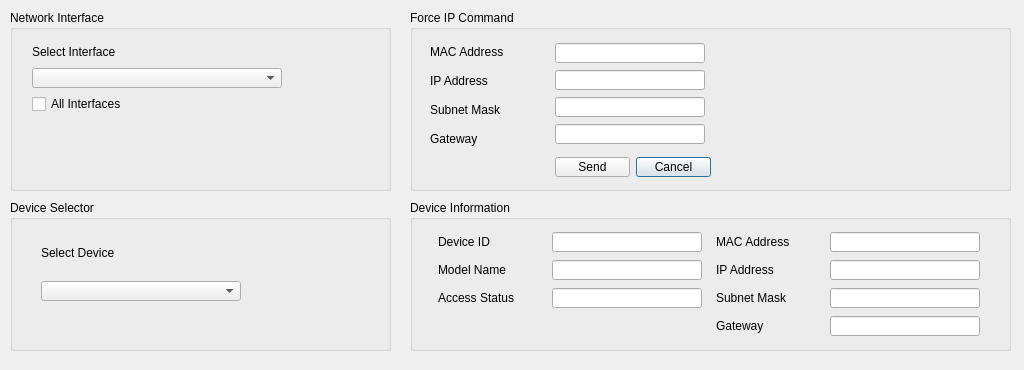
<?xml version="1.0" encoding="UTF-8"?>
<ui version="4.0">
 <class>ForceIPDialog</class>
 <widget class="QDialog" name="ForceIPDialog">
  <property name="geometry">
   <rect>
    <x>0</x>
    <y>0</y>
    <width>1024</width>
    <height>370</height>
   </rect>
  </property>
  <property name="sizePolicy">
   <sizepolicy hsizetype="Fixed" vsizetype="Fixed">
    <horstretch>0</horstretch>
    <verstretch>0</verstretch>
   </sizepolicy>
  </property>
  <property name="minimumSize">
   <size>
    <width>1024</width>
    <height>370</height>
   </size>
  </property>
  <property name="maximumSize">
   <size>
    <width>1024</width>
    <height>370</height>
   </size>
  </property>
  <property name="windowTitle">
   <string>Send Force IP Command</string>
  </property>
  <property name="windowIcon">
   <iconset>
    <normaloff>Images/stripes_256.png</normaloff>Images/stripes_256.png</iconset>
  </property>
  <widget class="QGroupBox" name="groupBox_networkInterface">
   <property name="geometry">
    <rect>
     <x>10</x>
     <y>10</y>
     <width>381</width>
     <height>181</height>
    </rect>
   </property>
   <property name="title">
    <string>Network Interface</string>
   </property>
   <widget class="QWidget" name="layoutWidget">
    <property name="geometry">
     <rect>
      <x>22</x>
      <y>32</y>
      <width>361</width>
      <height>109</height>
     </rect>
    </property>
    <layout class="QGridLayout" name="gridLayout_2">
     <item row="0" column="0">
      <widget class="QLabel" name="label_networkInterface">
       <property name="sizePolicy">
        <sizepolicy hsizetype="Preferred" vsizetype="Fixed">
         <horstretch>0</horstretch>
         <verstretch>0</verstretch>
        </sizepolicy>
       </property>
       <property name="minimumSize">
        <size>
         <width>0</width>
         <height>20</height>
        </size>
       </property>
       <property name="maximumSize">
        <size>
         <width>16777215</width>
         <height>20</height>
        </size>
       </property>
       <property name="text">
        <string>Select Interface</string>
       </property>
      </widget>
     </item>
     <item row="0" column="1" rowspan="4">
      <widget class="QLabel" name="image_networkInterface">
       <property name="sizePolicy">
        <sizepolicy hsizetype="Fixed" vsizetype="Fixed">
         <horstretch>0</horstretch>
         <verstretch>0</verstretch>
        </sizepolicy>
       </property>
       <property name="minimumSize">
        <size>
         <width>100</width>
         <height>100</height>
        </size>
       </property>
       <property name="maximumSize">
        <size>
         <width>100</width>
         <height>100</height>
        </size>
       </property>
       <property name="frameShape">
        <enum>QFrame::NoFrame</enum>
       </property>
       <property name="frameShadow">
        <enum>QFrame::Plain</enum>
       </property>
       <property name="text">
        <string/>
       </property>
       <property name="pixmap">
        <pixmap resource="VimbaViewer.qrc">:/VimbaViewer/Images/network.png</pixmap>
       </property>
       <property name="scaledContents">
        <bool>true</bool>
       </property>
      </widget>
     </item>
     <item row="1" column="0">
      <widget class="QComboBox" name="comboBox_networkInterface">
       <property name="sizePolicy">
        <sizepolicy hsizetype="Fixed" vsizetype="Fixed">
         <horstretch>0</horstretch>
         <verstretch>0</verstretch>
        </sizepolicy>
       </property>
       <property name="minimumSize">
        <size>
         <width>250</width>
         <height>20</height>
        </size>
       </property>
       <property name="maximumSize">
        <size>
         <width>16777215</width>
         <height>20</height>
        </size>
       </property>
      </widget>
     </item>
     <item row="2" column="0">
      <widget class="QCheckBox" name="checkBox_networkInterface">
       <property name="minimumSize">
        <size>
         <width>0</width>
         <height>20</height>
        </size>
       </property>
       <property name="maximumSize">
        <size>
         <width>16777215</width>
         <height>20</height>
        </size>
       </property>
       <property name="text">
        <string>All Interfaces</string>
       </property>
      </widget>
     </item>
     <item row="3" column="0">
      <spacer name="horizontalSpacer_networkInterface">
       <property name="orientation">
        <enum>Qt::Horizontal</enum>
       </property>
       <property name="sizeHint" stdset="0">
        <size>
         <width>238</width>
         <height>20</height>
        </size>
       </property>
      </spacer>
     </item>
    </layout>
   </widget>
  </widget>
  <widget class="QGroupBox" name="groupBox_forceIPCommand">
   <property name="geometry">
    <rect>
     <x>410</x>
     <y>10</y>
     <width>601</width>
     <height>181</height>
    </rect>
   </property>
   <property name="title">
    <string>Force IP Command</string>
   </property>
   <widget class="QWidget" name="layoutWidget">
    <property name="geometry">
     <rect>
      <x>20</x>
      <y>30</y>
      <width>281</width>
      <height>140</height>
     </rect>
    </property>
    <layout class="QGridLayout" name="gridLayout">
     <item row="0" column="0">
      <layout class="QVBoxLayout" name="verticalLayout">
       <property name="spacing">
        <number>9</number>
       </property>
       <item>
        <widget class="QLabel" name="label_forceIPCommandMAC">
         <property name="sizePolicy">
          <sizepolicy hsizetype="Fixed" vsizetype="Fixed">
           <horstretch>0</horstretch>
           <verstretch>0</verstretch>
          </sizepolicy>
         </property>
         <property name="minimumSize">
          <size>
           <width>100</width>
           <height>20</height>
          </size>
         </property>
         <property name="maximumSize">
          <size>
           <width>100</width>
           <height>20</height>
          </size>
         </property>
         <property name="text">
          <string>MAC Address</string>
         </property>
        </widget>
       </item>
       <item>
        <widget class="QLabel" name="label_forceIPCommandIP">
         <property name="sizePolicy">
          <sizepolicy hsizetype="Fixed" vsizetype="Fixed">
           <horstretch>0</horstretch>
           <verstretch>0</verstretch>
          </sizepolicy>
         </property>
         <property name="minimumSize">
          <size>
           <width>100</width>
           <height>20</height>
          </size>
         </property>
         <property name="maximumSize">
          <size>
           <width>100</width>
           <height>20</height>
          </size>
         </property>
         <property name="text">
          <string>IP Address</string>
         </property>
        </widget>
       </item>
       <item>
        <widget class="QLabel" name="label_label_forceIPCommandSubnet">
         <property name="sizePolicy">
          <sizepolicy hsizetype="Fixed" vsizetype="Fixed">
           <horstretch>0</horstretch>
           <verstretch>0</verstretch>
          </sizepolicy>
         </property>
         <property name="minimumSize">
          <size>
           <width>100</width>
           <height>20</height>
          </size>
         </property>
         <property name="maximumSize">
          <size>
           <width>100</width>
           <height>20</height>
          </size>
         </property>
         <property name="text">
          <string>Subnet Mask</string>
         </property>
        </widget>
       </item>
       <item>
        <widget class="QLabel" name="label_forceIPCommandGateway">
         <property name="sizePolicy">
          <sizepolicy hsizetype="Fixed" vsizetype="Fixed">
           <horstretch>0</horstretch>
           <verstretch>0</verstretch>
          </sizepolicy>
         </property>
         <property name="minimumSize">
          <size>
           <width>100</width>
           <height>20</height>
          </size>
         </property>
         <property name="maximumSize">
          <size>
           <width>100</width>
           <height>20</height>
          </size>
         </property>
         <property name="text">
          <string>Gateway</string>
         </property>
        </widget>
       </item>
      </layout>
     </item>
     <item row="0" column="1" colspan="2">
      <layout class="QVBoxLayout" name="verticalLayout_2">
       <item>
        <widget class="QLineEdit" name="lineEdit_forceIPCommandMAC">
         <property name="enabled">
          <bool>true</bool>
         </property>
         <property name="sizePolicy">
          <sizepolicy hsizetype="Fixed" vsizetype="Fixed">
           <horstretch>0</horstretch>
           <verstretch>0</verstretch>
          </sizepolicy>
         </property>
         <property name="minimumSize">
          <size>
           <width>150</width>
           <height>20</height>
          </size>
         </property>
         <property name="maximumSize">
          <size>
           <width>150</width>
           <height>20</height>
          </size>
         </property>
         <property name="inputMask">
          <string/>
         </property>
        </widget>
       </item>
       <item>
        <widget class="QLineEdit" name="lineEdit_forceIPCommandIP">
         <property name="sizePolicy">
          <sizepolicy hsizetype="Fixed" vsizetype="Fixed">
           <horstretch>0</horstretch>
           <verstretch>0</verstretch>
          </sizepolicy>
         </property>
         <property name="minimumSize">
          <size>
           <width>150</width>
           <height>20</height>
          </size>
         </property>
         <property name="maximumSize">
          <size>
           <width>150</width>
           <height>20</height>
          </size>
         </property>
         <property name="inputMask">
          <string/>
         </property>
        </widget>
       </item>
       <item>
        <widget class="QLineEdit" name="lineEdit_forceIPCommandSubnet">
         <property name="sizePolicy">
          <sizepolicy hsizetype="Fixed" vsizetype="Fixed">
           <horstretch>0</horstretch>
           <verstretch>0</verstretch>
          </sizepolicy>
         </property>
         <property name="minimumSize">
          <size>
           <width>150</width>
           <height>20</height>
          </size>
         </property>
         <property name="maximumSize">
          <size>
           <width>150</width>
           <height>20</height>
          </size>
         </property>
         <property name="inputMask">
          <string/>
         </property>
        </widget>
       </item>
       <item>
        <widget class="QLineEdit" name="lineEdit_forceIPCommandGateway">
         <property name="sizePolicy">
          <sizepolicy hsizetype="Fixed" vsizetype="Fixed">
           <horstretch>0</horstretch>
           <verstretch>0</verstretch>
          </sizepolicy>
         </property>
         <property name="minimumSize">
          <size>
           <width>150</width>
           <height>20</height>
          </size>
         </property>
         <property name="maximumSize">
          <size>
           <width>150</width>
           <height>20</height>
          </size>
         </property>
         <property name="inputMask">
          <string/>
         </property>
        </widget>
       </item>
      </layout>
     </item>
     <item row="1" column="2">
      <widget class="QPushButton" name="pushButton_forceIPCommandCancel">
       <property name="sizePolicy">
        <sizepolicy hsizetype="Fixed" vsizetype="Fixed">
         <horstretch>0</horstretch>
         <verstretch>0</verstretch>
        </sizepolicy>
       </property>
       <property name="minimumSize">
        <size>
         <width>75</width>
         <height>20</height>
        </size>
       </property>
       <property name="maximumSize">
        <size>
         <width>75</width>
         <height>20</height>
        </size>
       </property>
       <property name="text">
        <string>Cancel</string>
       </property>
      </widget>
     </item>
     <item row="1" column="0">
      <spacer name="horizontalSpacer_forceIP">
       <property name="orientation">
        <enum>Qt::Horizontal</enum>
       </property>
       <property name="sizeHint" stdset="0">
        <size>
         <width>88</width>
         <height>20</height>
        </size>
       </property>
      </spacer>
     </item>
     <item row="1" column="1">
      <widget class="QPushButton" name="pushButton_forceIPCommandSend">
       <property name="sizePolicy">
        <sizepolicy hsizetype="Fixed" vsizetype="Fixed">
         <horstretch>0</horstretch>
         <verstretch>0</verstretch>
        </sizepolicy>
       </property>
       <property name="minimumSize">
        <size>
         <width>75</width>
         <height>20</height>
        </size>
       </property>
       <property name="maximumSize">
        <size>
         <width>75</width>
         <height>20</height>
        </size>
       </property>
       <property name="text">
        <string>Send</string>
       </property>
      </widget>
     </item>
    </layout>
   </widget>
   <widget class="QLabel" name="image_forceIPCommand">
    <property name="geometry">
     <rect>
      <x>400</x>
      <y>40</y>
      <width>100</width>
      <height>100</height>
     </rect>
    </property>
    <property name="sizePolicy">
     <sizepolicy hsizetype="Fixed" vsizetype="Fixed">
      <horstretch>0</horstretch>
      <verstretch>0</verstretch>
     </sizepolicy>
    </property>
    <property name="minimumSize">
     <size>
      <width>100</width>
      <height>100</height>
     </size>
    </property>
    <property name="maximumSize">
     <size>
      <width>100</width>
      <height>100</height>
     </size>
    </property>
    <property name="text">
     <string/>
    </property>
    <property name="pixmap">
     <pixmap resource="VimbaViewer.qrc">:/VimbaViewer/Images/forceIP.png</pixmap>
    </property>
    <property name="scaledContents">
     <bool>true</bool>
    </property>
   </widget>
  </widget>
  <widget class="QGroupBox" name="groupBox_deviceSelector">
   <property name="geometry">
    <rect>
     <x>10</x>
     <y>200</y>
     <width>381</width>
     <height>151</height>
    </rect>
   </property>
   <property name="title">
    <string>Device Selector</string>
   </property>
   <widget class="QWidget" name="layoutWidget">
    <property name="geometry">
     <rect>
      <x>20</x>
      <y>31</y>
      <width>341</width>
      <height>83</height>
     </rect>
    </property>
    <layout class="QGridLayout" name="gridLayout_3">
     <item row="0" column="1" rowspan="2">
      <widget class="QLabel" name="image_deviceSelector">
       <property name="sizePolicy">
        <sizepolicy hsizetype="Fixed" vsizetype="Fixed">
         <horstretch>0</horstretch>
         <verstretch>0</verstretch>
        </sizepolicy>
       </property>
       <property name="minimumSize">
        <size>
         <width>100</width>
         <height>45</height>
        </size>
       </property>
       <property name="maximumSize">
        <size>
         <width>100</width>
         <height>45</height>
        </size>
       </property>
       <property name="text">
        <string/>
       </property>
       <property name="pixmap">
        <pixmap>:/VimbaViewer/Images/gigEVision.png</pixmap>
       </property>
       <property name="scaledContents">
        <bool>true</bool>
       </property>
      </widget>
     </item>
     <item row="0" column="0">
      <widget class="QLabel" name="label_deviceSelector">
       <property name="sizePolicy">
        <sizepolicy hsizetype="Fixed" vsizetype="Fixed">
         <horstretch>120</horstretch>
         <verstretch>20</verstretch>
        </sizepolicy>
       </property>
       <property name="minimumSize">
        <size>
         <width>120</width>
         <height>20</height>
        </size>
       </property>
       <property name="maximumSize">
        <size>
         <width>120</width>
         <height>16777215</height>
        </size>
       </property>
       <property name="text">
        <string>Select Device</string>
       </property>
      </widget>
     </item>
     <item row="1" column="0">
      <widget class="QComboBox" name="comboBox_deviceSelector">
       <property name="sizePolicy">
        <sizepolicy hsizetype="Fixed" vsizetype="Fixed">
         <horstretch>0</horstretch>
         <verstretch>0</verstretch>
        </sizepolicy>
       </property>
       <property name="minimumSize">
        <size>
         <width>200</width>
         <height>20</height>
        </size>
       </property>
       <property name="maximumSize">
        <size>
         <width>200</width>
         <height>20</height>
        </size>
       </property>
      </widget>
     </item>
    </layout>
   </widget>
  </widget>
  <widget class="QGroupBox" name="groupBox_deviceInformation">
   <property name="geometry">
    <rect>
     <x>410</x>
     <y>200</y>
     <width>601</width>
     <height>151</height>
    </rect>
   </property>
   <property name="title">
    <string>Device Information</string>
   </property>
   <widget class="QWidget" name="layoutWidget">
    <property name="geometry">
     <rect>
      <x>20</x>
      <y>30</y>
      <width>561</width>
      <height>109</height>
     </rect>
    </property>
    <layout class="QGridLayout" name="gridLayout_4">
     <item row="0" column="0">
      <widget class="QLabel" name="label_deviceInformationID">
       <property name="sizePolicy">
        <sizepolicy hsizetype="Fixed" vsizetype="Fixed">
         <horstretch>120</horstretch>
         <verstretch>20</verstretch>
        </sizepolicy>
       </property>
       <property name="minimumSize">
        <size>
         <width>100</width>
         <height>20</height>
        </size>
       </property>
       <property name="maximumSize">
        <size>
         <width>100</width>
         <height>20</height>
        </size>
       </property>
       <property name="text">
        <string>Device ID</string>
       </property>
      </widget>
     </item>
     <item row="0" column="1">
      <widget class="QLineEdit" name="lineEdit_deviceInformationID">
       <property name="sizePolicy">
        <sizepolicy hsizetype="Fixed" vsizetype="Fixed">
         <horstretch>0</horstretch>
         <verstretch>0</verstretch>
        </sizepolicy>
       </property>
       <property name="minimumSize">
        <size>
         <width>150</width>
         <height>20</height>
        </size>
       </property>
       <property name="maximumSize">
        <size>
         <width>150</width>
         <height>20</height>
        </size>
       </property>
       <property name="readOnly">
        <bool>true</bool>
       </property>
      </widget>
     </item>
     <item row="0" column="2">
      <widget class="QLabel" name="label_deviceInformationMAC">
       <property name="sizePolicy">
        <sizepolicy hsizetype="Fixed" vsizetype="Fixed">
         <horstretch>120</horstretch>
         <verstretch>20</verstretch>
        </sizepolicy>
       </property>
       <property name="minimumSize">
        <size>
         <width>100</width>
         <height>20</height>
        </size>
       </property>
       <property name="maximumSize">
        <size>
         <width>100</width>
         <height>20</height>
        </size>
       </property>
       <property name="text">
        <string>MAC Address</string>
       </property>
      </widget>
     </item>
     <item row="0" column="3">
      <widget class="QLineEdit" name="lineEdit_deviceInformationMAC">
       <property name="sizePolicy">
        <sizepolicy hsizetype="Fixed" vsizetype="Fixed">
         <horstretch>0</horstretch>
         <verstretch>0</verstretch>
        </sizepolicy>
       </property>
       <property name="minimumSize">
        <size>
         <width>150</width>
         <height>20</height>
        </size>
       </property>
       <property name="maximumSize">
        <size>
         <width>150</width>
         <height>20</height>
        </size>
       </property>
       <property name="inputMask">
        <string/>
       </property>
       <property name="readOnly">
        <bool>true</bool>
       </property>
      </widget>
     </item>
     <item row="1" column="0">
      <widget class="QLabel" name="label_deviceInformationModel">
       <property name="sizePolicy">
        <sizepolicy hsizetype="Fixed" vsizetype="Fixed">
         <horstretch>120</horstretch>
         <verstretch>20</verstretch>
        </sizepolicy>
       </property>
       <property name="minimumSize">
        <size>
         <width>100</width>
         <height>20</height>
        </size>
       </property>
       <property name="maximumSize">
        <size>
         <width>100</width>
         <height>16777215</height>
        </size>
       </property>
       <property name="text">
        <string>Model Name</string>
       </property>
      </widget>
     </item>
     <item row="1" column="1">
      <widget class="QLineEdit" name="lineEdit_deviceInformationModel">
       <property name="sizePolicy">
        <sizepolicy hsizetype="Fixed" vsizetype="Fixed">
         <horstretch>0</horstretch>
         <verstretch>0</verstretch>
        </sizepolicy>
       </property>
       <property name="minimumSize">
        <size>
         <width>150</width>
         <height>20</height>
        </size>
       </property>
       <property name="maximumSize">
        <size>
         <width>150</width>
         <height>20</height>
        </size>
       </property>
       <property name="maxLength">
        <number>18</number>
       </property>
       <property name="alignment">
        <set>Qt::AlignLeading|Qt::AlignLeft|Qt::AlignVCenter</set>
       </property>
       <property name="readOnly">
        <bool>true</bool>
       </property>
      </widget>
     </item>
     <item row="1" column="2">
      <widget class="QLabel" name="label_deviceInformationIP">
       <property name="sizePolicy">
        <sizepolicy hsizetype="Fixed" vsizetype="Fixed">
         <horstretch>120</horstretch>
         <verstretch>20</verstretch>
        </sizepolicy>
       </property>
       <property name="minimumSize">
        <size>
         <width>100</width>
         <height>20</height>
        </size>
       </property>
       <property name="maximumSize">
        <size>
         <width>100</width>
         <height>20</height>
        </size>
       </property>
       <property name="text">
        <string>IP Address</string>
       </property>
      </widget>
     </item>
     <item row="1" column="3">
      <widget class="QLineEdit" name="lineEdit_deviceInformationIP">
       <property name="sizePolicy">
        <sizepolicy hsizetype="Fixed" vsizetype="Fixed">
         <horstretch>0</horstretch>
         <verstretch>0</verstretch>
        </sizepolicy>
       </property>
       <property name="minimumSize">
        <size>
         <width>150</width>
         <height>20</height>
        </size>
       </property>
       <property name="maximumSize">
        <size>
         <width>150</width>
         <height>20</height>
        </size>
       </property>
       <property name="inputMask">
        <string/>
       </property>
       <property name="readOnly">
        <bool>true</bool>
       </property>
      </widget>
     </item>
     <item row="2" column="0">
      <widget class="QLabel" name="label_deviceInformationAccess">
       <property name="sizePolicy">
        <sizepolicy hsizetype="Fixed" vsizetype="Fixed">
         <horstretch>120</horstretch>
         <verstretch>20</verstretch>
        </sizepolicy>
       </property>
       <property name="minimumSize">
        <size>
         <width>100</width>
         <height>20</height>
        </size>
       </property>
       <property name="maximumSize">
        <size>
         <width>100</width>
         <height>20</height>
        </size>
       </property>
       <property name="text">
        <string>Access Status</string>
       </property>
      </widget>
     </item>
     <item row="2" column="1">
      <widget class="QLineEdit" name="lineEdit_deviceInformationAccess">
       <property name="sizePolicy">
        <sizepolicy hsizetype="Fixed" vsizetype="Fixed">
         <horstretch>0</horstretch>
         <verstretch>0</verstretch>
        </sizepolicy>
       </property>
       <property name="minimumSize">
        <size>
         <width>150</width>
         <height>20</height>
        </size>
       </property>
       <property name="maximumSize">
        <size>
         <width>150</width>
         <height>20</height>
        </size>
       </property>
       <property name="readOnly">
        <bool>true</bool>
       </property>
      </widget>
     </item>
     <item row="2" column="2">
      <widget class="QLabel" name="label_deviceInformationSubnet">
       <property name="sizePolicy">
        <sizepolicy hsizetype="Fixed" vsizetype="Fixed">
         <horstretch>120</horstretch>
         <verstretch>20</verstretch>
        </sizepolicy>
       </property>
       <property name="minimumSize">
        <size>
         <width>100</width>
         <height>20</height>
        </size>
       </property>
       <property name="maximumSize">
        <size>
         <width>100</width>
         <height>20</height>
        </size>
       </property>
       <property name="text">
        <string>Subnet Mask</string>
       </property>
      </widget>
     </item>
     <item row="2" column="3">
      <widget class="QLineEdit" name="lineEdit_deviceInformationSubnet">
       <property name="sizePolicy">
        <sizepolicy hsizetype="Fixed" vsizetype="Fixed">
         <horstretch>0</horstretch>
         <verstretch>0</verstretch>
        </sizepolicy>
       </property>
       <property name="minimumSize">
        <size>
         <width>150</width>
         <height>20</height>
        </size>
       </property>
       <property name="maximumSize">
        <size>
         <width>150</width>
         <height>20</height>
        </size>
       </property>
       <property name="inputMask">
        <string/>
       </property>
       <property name="readOnly">
        <bool>true</bool>
       </property>
      </widget>
     </item>
     <item row="3" column="2">
      <widget class="QLabel" name="label_deviceInformationGateway">
       <property name="sizePolicy">
        <sizepolicy hsizetype="Fixed" vsizetype="Fixed">
         <horstretch>120</horstretch>
         <verstretch>20</verstretch>
        </sizepolicy>
       </property>
       <property name="minimumSize">
        <size>
         <width>100</width>
         <height>20</height>
        </size>
       </property>
       <property name="maximumSize">
        <size>
         <width>100</width>
         <height>20</height>
        </size>
       </property>
       <property name="text">
        <string>Gateway</string>
       </property>
      </widget>
     </item>
     <item row="3" column="3">
      <widget class="QLineEdit" name="lineEdit_deviceInformationGateway">
       <property name="sizePolicy">
        <sizepolicy hsizetype="Fixed" vsizetype="Fixed">
         <horstretch>0</horstretch>
         <verstretch>0</verstretch>
        </sizepolicy>
       </property>
       <property name="minimumSize">
        <size>
         <width>150</width>
         <height>20</height>
        </size>
       </property>
       <property name="maximumSize">
        <size>
         <width>150</width>
         <height>20</height>
        </size>
       </property>
       <property name="inputMask">
        <string/>
       </property>
       <property name="readOnly">
        <bool>true</bool>
       </property>
      </widget>
     </item>
    </layout>
   </widget>
  </widget>
 </widget>
 <resources>
  <include location="VimbaViewer.qrc"/>
 </resources>
 <connections>
  <connection>
   <sender>pushButton_forceIPCommandSend</sender>
   <signal>clicked()</signal>
   <receiver>ForceIPDialog</receiver>
   <slot>accept()</slot>
   <hints>
    <hint type="sourcelabel">
     <x>603</x>
     <y>158</y>
    </hint>
    <hint type="destinationlabel">
     <x>403</x>
     <y>185</y>
    </hint>
   </hints>
  </connection>
 </connections>
</ui>
